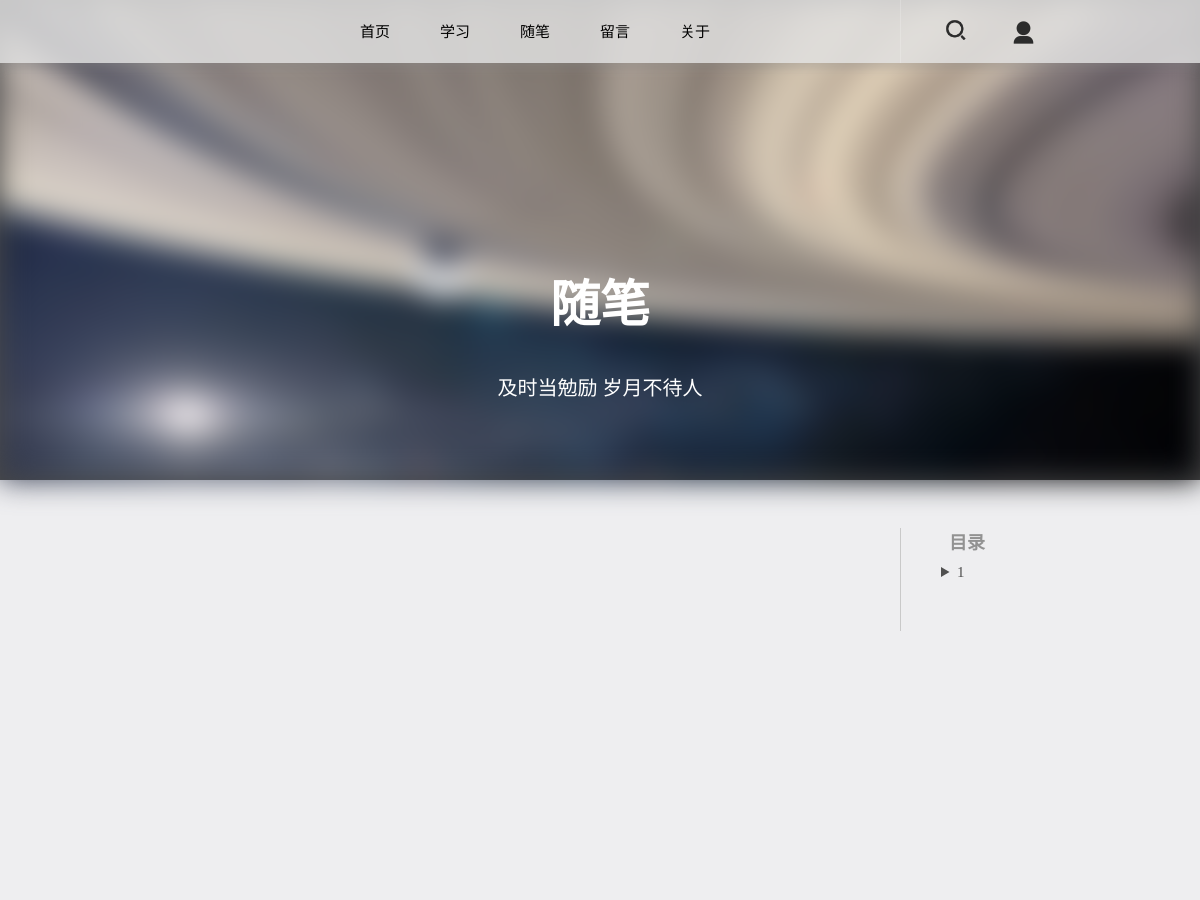
Before: /navs/?name=2&page=1 (upper part) with the older database file.
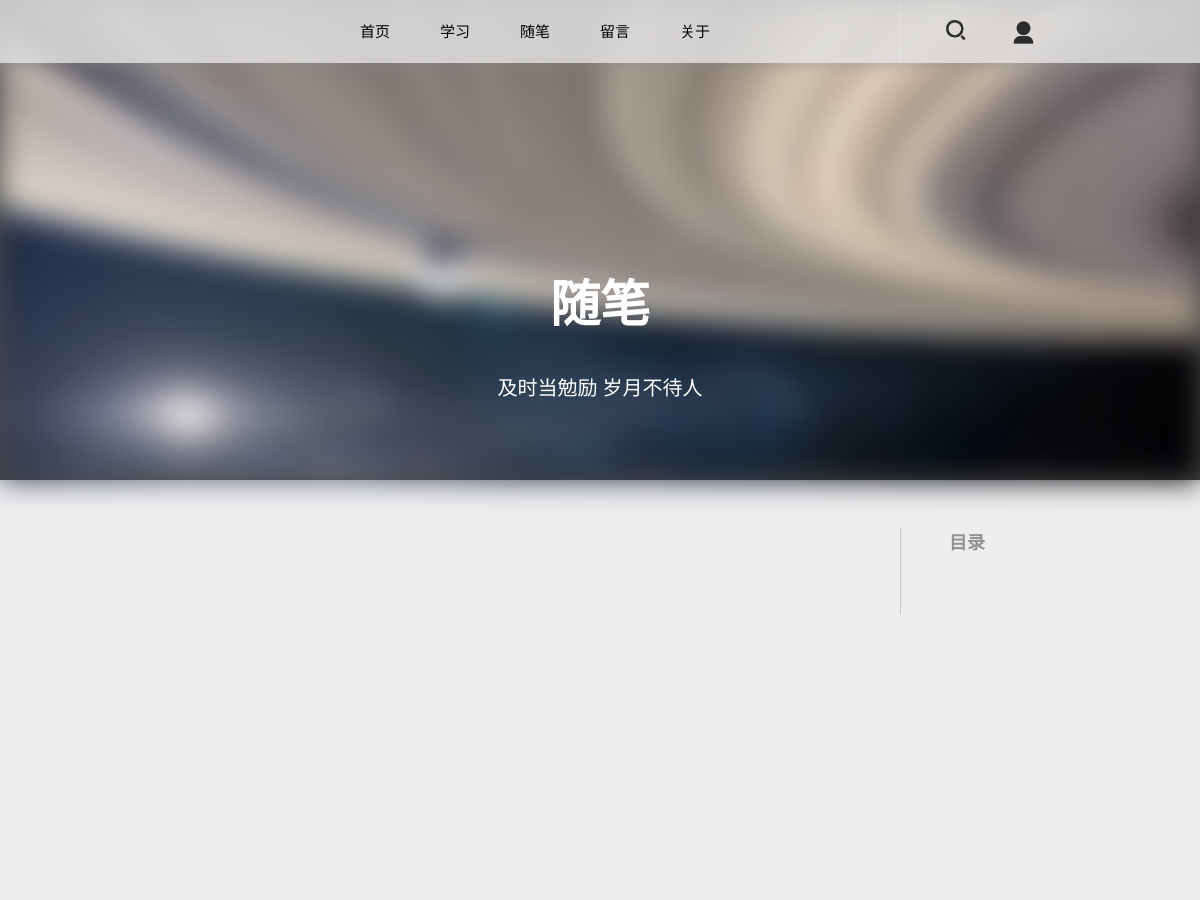
After: the same page with the newer database file.
### blog/models.py (models this page shows)
class Section(models.Model):
    id = models.AutoField(primary_key=True)
    name = models.CharField(max_length=20, verbose_name='name', unique=True)
    TreeSum = models.IntegerField(max_length=200, verbose_name='TreeSum', default=0)
    describe = models.CharField(max_length=50, verbose_name='describe', null=True)
    image = models.ImageField('照片', upload_to='uploadimg/', blank=True, null=True)
    parent = models.IntegerField(max_length=200, verbose_name='parent', default=0)

class ArticleSystem(models.Model):
    id = models.AutoField(primary_key=True)
    name = models.CharField(max_length=255, verbose_name='name')
    parent = models.IntegerField(max_length=200, verbose_name='parent', default=0)
    sum = models.IntegerField(max_length=200, verbose_name='sum', default=0)
    level = models.IntegerField(max_length=200, verbose_name='level', default=1)
    section = models.IntegerField(max_length=200, verbose_name='section')

### blog/views.py (the view)
# urls.py: path('navs/', views.navs, name='navs'),
def navs(request):
    dic = {'title': '首页', 'page': 'navs', 'navs': models.Section.objects.all(),
           'mess': models.Remark.objects.all().order_by('-id')[:5], 'messlast': models.Remark.objects.last()}
    if request.user.is_authenticated:
        dic['login'] = True
    else:
        dic['login'] = False
    getsetting(dic)
    if request.method == 'GET':
        name = request.GET['name']
        dic['nownav'] = name
        page = request.GET['page']
        page = int(page)
        left = 9 * page - 9
        right = 9 * page
        dic['last'] = models.ArticleSystem.objects.last()
        dic['sys'] = models.ArticleSystem.objects.filter(section=name)
        dic['title'] = name
        data = models.Section.objects.get(id=name)
        dic['PageData'] = data
        dic['articles'] = models.Article.objects.filter(section=name).order_by('-id')[left:right]
        dic['datas'] = models.Article.objects.filter(section=name)
        lis = []
        for i in range(int(math.ceil(len(dic['datas']) / 9))):
            lis.append(i + 1)
        dic['pages'] = lis
        n = 2
        if len(lis) > 0:
            if page - lis[0] < 2: n = page - lis[0]
            if abs(page - lis[-1]) == 0: n = 4
            if page - lis[-1] == -1: n = 3
            dic['pagenumr'] = lis[-1]
            dic['pagenum'] = page - n
            dic['pagenumk'] = page
        else:
            dic['pagenumr'] = 1
            dic['pagenum'] = 1
            dic['pagenumk'] = 1
    return render(request, 'blog/nav.html', dic)

### blog/views.py (called while the page is built)
def getsetting(dic):
    f = open('static/setting/setting.json', 'r')
    data = f.read()
    data = json.loads(data)
    dic.update(data)
    f.close()

### templates/blog/nav.html (shortened to what this page needs)
{% extends 'blog/base.html' %}
{% block content %}
    <div class="navimage">
        <div style="width: 100%;height: 100%;">
        <img class="navbackimage" src="/static/{{PageData.image}}" style="width: 100%;height: 100%;z-index: 10;object-fit: cover;"></div>
        <div class="navimages">
            <p class="navimagesfont"><b>{{PageData.name}}</b></p>
            <p class="navimagesfont2">{{PageData.describe}}</p>
        </div>
    </div>
    <div class="newArticle">
        <div class="articleBox2">
            <div class="articles">
            </div>
        </div>
        <div class="articlenavs">
            <div class="articlenav">
                <p style="color: rgb(146, 146, 146);font-size: 18px;margin-left:30px;margin-bottom: 10px;"><b>&emsp;目录</b></p>
                {% include 'blog/navspart.html' with key=0 %}
            </div>
        </div>
    </div>
{% endblock %}

### templates/blog/navheader.html (shortened to what this page needs)
<header>
    <div class="headertwo">
        <div class="logo">
            <embed src="/static/svg/logo.svg" width="50" height="50" type="image/svg+xml"  style="margin-top:7px;"/>
        </div>
        <div class="navs">
                <div class="navbox"><a href="/" class="navfont2">首页</a></div>
                <ul class="nav1">
                    {% for nav in navs %}
                    {% if nav.TreeSum == 0 %}
                    {% if nav.parent == 0 %}
                    <div class="navbox"><a href="/navs/?name={{nav.id}}&page=1" class="navfont2">{{nav.name}}</a></div>
                    {% endif %}
                    {% elif nav.TreeSum > 0 %}
                    <li>
                    <div class="navbox"><a href="#" class="navfont2">{{nav.name}}</a></div>
                    </li>
                    {% endif %}
                    {% endfor %}
                </ul>
                <div class="navbox"><a href="/mess/" class="navfont2">留言</a></div>
                <div class="navbox"><a href="/about/" class="navfont2">关于</a></div>
        </div>
        <div class="search">
            <a href="/search/?name="><img src="/static/image/search1.png" alt="" width="30" height="30" style="margin-top:15px;margin-left: 40px;" ></a>
            {% if login == False %}
            <a href="/accounts/login/"><img src="/static/image/loginico1.png" alt="" width="25" height="25" style="margin-top:20px;margin-left: 40px;"></a>
            {% endif %}
        </div>
    </div>
</header>

### templates/blog/navspart.html (shortened to what this page needs)
{% for sy in sys %}
{% if sy.parent == key %}
{% if sy.sum == 0 %}
<details class="navssys">
    <summary class="navssysss">{{sy.name}}</summary>
</details>
{% endif %}
{% endif %}
{% endfor %}

Changed rows visible on the page:
removed ArticleSystem: name "1"
